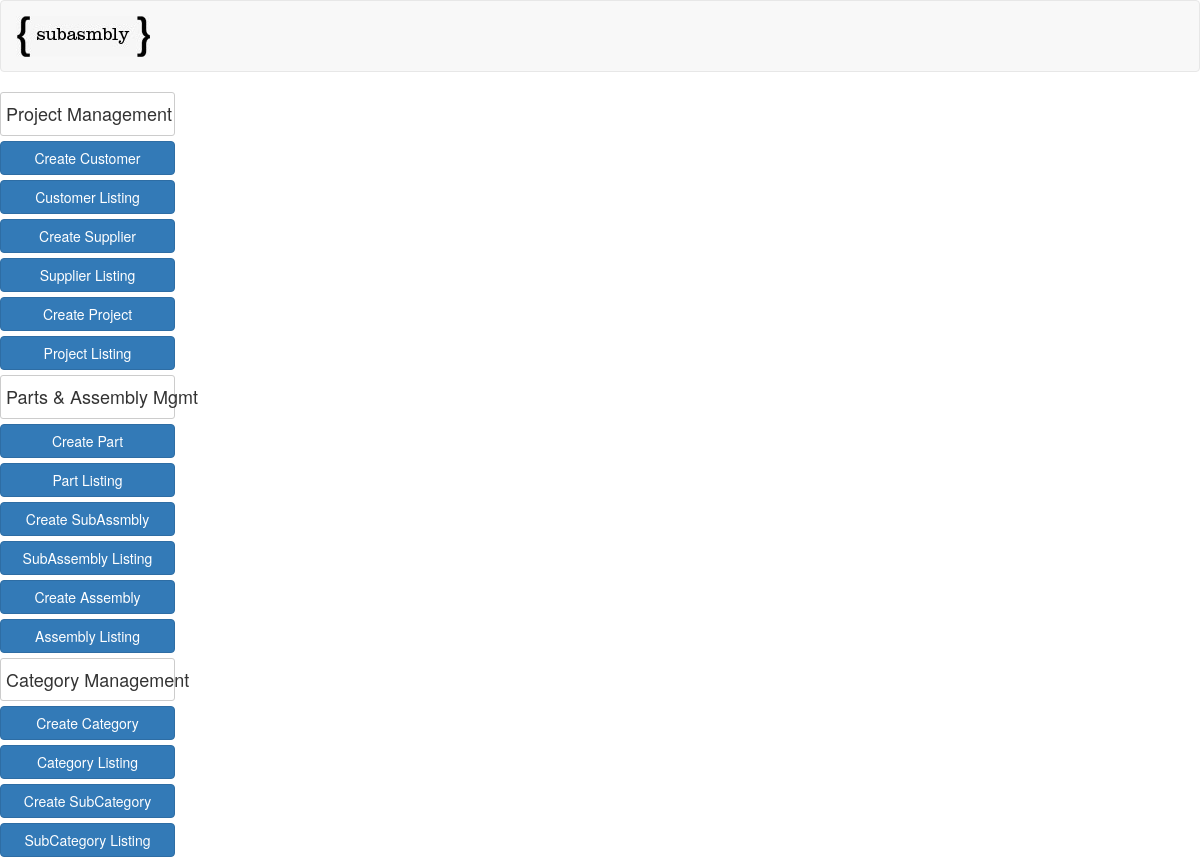
/project_list/, run on an earlier commit of the app's database.
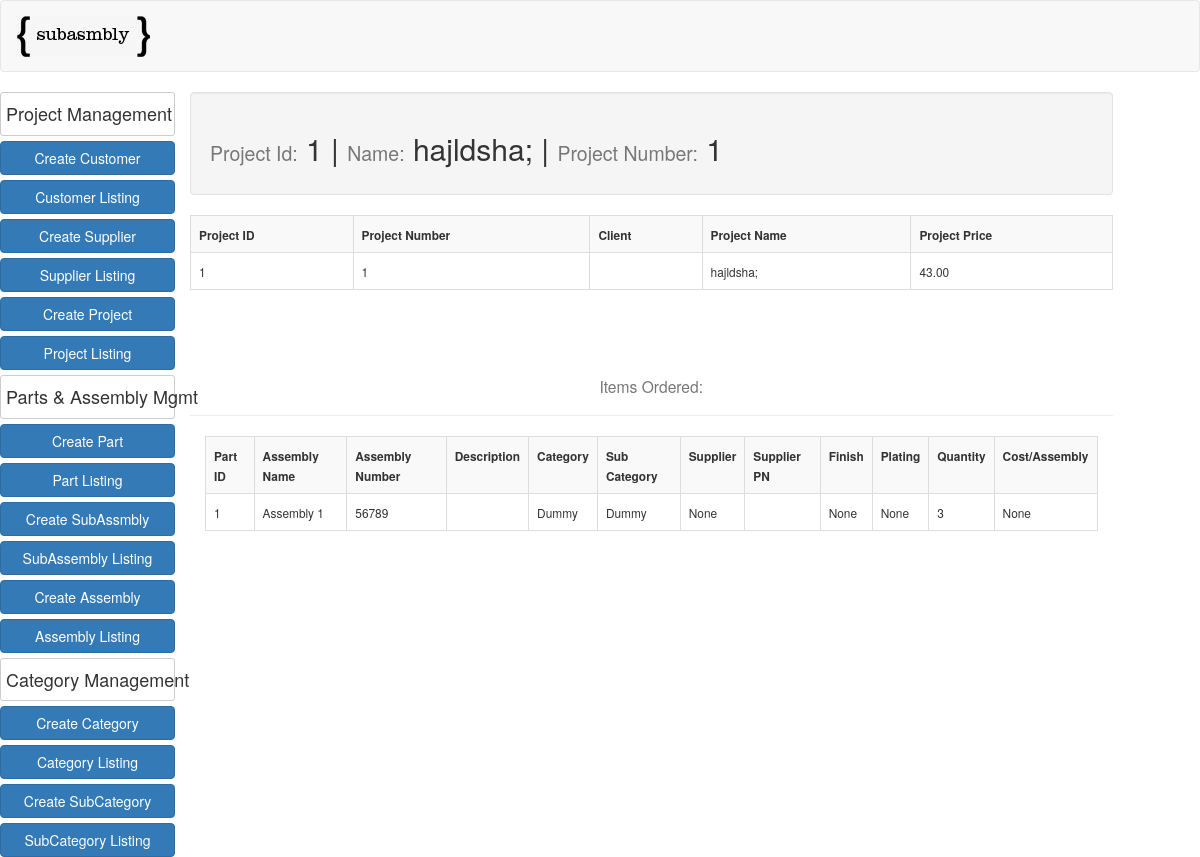
And on a later commit of the database.
### app/models.py (models this page shows, shortened)
class Project(models.Model):
    project_number = models.AutoField(primary_key=True)
    client = models.ForeignKey('app.Customer')
    project_name = models.CharField(max_length=50)
    price_per_project = models.DecimalField(max_digits=10, decimal_places=2, null=True, blank=True)
    shipping_address = models.TextField(null=True, blank=True)
    shipping_terms = models.ForeignKey(ShippingTerms, null=True, blank=True)
    expected_delivery = models.DateField(null=True, blank=True)

class ProjectQuantity(models.Model):
    assembly = models.ForeignKey('app.Assembly', null=True, blank=True)
    quantity = models.IntegerField()
    price_per_assembly = models.DecimalField(max_digits=10, decimal_places=2, null=True, blank=True)
    project = models.ForeignKey('app.Project', null=True, blank=True)

class Assembly(models.Model):
    assembly_name = models.CharField(max_length=50)
    assembly_part_number = models.CharField(max_length=50)
    description = models.CharField(max_length=50, null=True, blank=True)
    category = models.ForeignKey(Category, null=True, blank=True)
    sub_category = models.ForeignKey(SubCategory, null=True, blank=True)
    supplier = models.ForeignKey('app.Supplier', null=True, blank=True)
    supplier_pn = models.CharField(max_length=50, null=True, blank=True)
    finish = models.ForeignKey('app.FinishTable', null=True, blank=True)
    plating = models.ForeignKey('app.PlatingTable', null=True, blank=True)
    assembly_cost = models.DecimalField(max_digits=10, decimal_places=2, null=True, blank=True)
    notes = models.TextField(null=True, blank=True)
    cad_file = models.FileField(upload_to="cad_files", null=True, blank=True)

class Category(models.Model):
    category = models.CharField(max_length=30)
    def __str__(self):
        return self.category

class SubCategory(models.Model):
    category = models.ForeignKey(Category)
    subcategory = models.CharField(max_length=30)
    def __str__(self):
        return self.subcategory

### app/views.py (the view)
# urls.py: url(r'^project_list/$', ProjectListView.as_view(), name="project_list_view"),
class ProjectListView(ListView):
    model = Project
    def get_queryset(self):
        return Project.objects.all()

### app/models.py (called while the page is built)
    def __str__(self):
        return ""

### templates/app/project_list.html
{% extends "bom.html" %}
{% block content %}
{% for object in object_list %}
  <div class="row">
    <div class="col-md-12 well">
      <h2><small>Project Id:</small> {{object.pk}}  |  <small>Name:</small> {{object.project_name}}  |  <small>Project Number:</small> {{object.project_number}}</h2>
    </div>
    <table class="table table-striped table-bordered table-hover">
        <tr>
          <th><small>Project ID</small></th>
          <th><small>Project Number</small></th>
          <th><small>Client</small></th>
          <th><small>Project Name</small></th>
          <th><small>Project Price</small></th>
        </tr>
          <tr>
          <td><small>{{object.pk}}</small></td>
          <td><small>{{object.project_number}}</small></td>
          <td><small>{{object.client}}</small></td>
          <td><small>{{object.project_name}}</small></td>
          <td><small>{{object.price_per_project}}</small></td>
          </tr>
      </table>
    </div>
  <div class="row">
    <div class="col-md-12 page-header">
      <h3><small>Items Ordered:</small></h3>
    </div>
  </div>
  <table class="table table-striped table-bordered table-hover">
    <tr>
      <th><small>Part ID</small></th>
      <th><small>Assembly Name</small></th>
      <th><small>Assembly Number</small></th>
      <th><small>Description</small></th>
      <th><small>Category</small></th>
      <th><small>Sub Category</small></th>
      <th><small>Supplier</small></th>
      <th><small>Supplier PN</small></th>
      <th><small>Finish</small></th>
      <th><small>Plating</small></th>
      <th><small>Quantity</small></th>
      <th><small>Cost/Assembly</small></th>
    </tr>
    {% for assembly in object.projectquantity_set.all %}
    <tr>
      <td><small>{{assembly.assembly.pk}}</small></td>
      <td><small>{{assembly.assembly.assembly_name}}</small></td>
      <td><small>{{assembly.assembly.assembly_part_number}}</small></td>
      <td><small>{{assembly.assembly.description}}</small></td>
      <td><small>{{assembly.assembly.category}}</small></td>
      <td><small>{{assembly.assembly.sub_category}}</small></td>
      <td><small>{{assembly.assembly.supplier}}</small></td>
      <td><small>{{assembly.assembly.supplier_pn}}</small></td>
      <td><small>{{assembly.assembly.finish}}</small></td>
      <td><small>{{assembly.assembly.plating}}</small></td>
      <td><small>{{assembly.quantity}}</small></td>
      <td><small>{{assembly.assembly.assembly_cost}}</small></td>
    </tr>
    {% endfor %}
  </table>
</div>
{% endfor %}
</div>
{% endblock %}

### templates/bom.html (shortened to what this page needs)
{% load staticfiles %}
{% load bootstrap %}
<!DOCTYPE html>
<html>
  <head>
    <link rel="stylesheet" href="{% static "app/css/bootstrap.css" %}" media="screen" charset="utf-8">
    <link rel="stylesheet" href="{% static "app/css/main.css" %}" media="screen" charset="utf-8">
  </head>
  <body>
    <nav class="navbar navbar-default">
      <div class="container-fluid">
        <div class="navbar-header">
          <a class="navbar-brand" href="/"><img id="logo-sm" src="{% static 'app/images/logo_sm.jpg' %}" alt="{subasmbly} - Revision Control for Makers"/></a>
        </div>
      </div>
    </nav>
<div class="row">
    <div class="col-md-2">
      <div class="btn btn-default btn-xs btn-block"><h4>Project Management</h4></div>
      <a href="{% url 'create_customer_view' %}" type="button" class="btn btn-primary btn-block">Create Customer</a>
      <a href="{% url 'customer_list_view' %}" type="button" class="btn btn-primary btn-block">Customer Listing</a>
      <a href="{% url 'create_supplier_view' %}" type="button" class="btn btn-primary btn-block">Create Supplier</a>
      <a href="{% url 'supplier_list_view' %}" type="button" class="btn btn-primary btn-block">Supplier Listing</a>
      <a href="{% url 'create_project_view' %}" type="button" class="btn btn-primary btn-block">Create Project</a>
      <a href="{% url 'project_list_view' %}" type="button" class="btn btn-primary btn-block">Project Listing</a>
      <div class="btn btn-default btn-xs btn-block"><h4>Parts & Assembly Mgmt</h4></div>
      <a href="{% url 'create_part_view' %}" type="button" class="btn btn-primary btn-block">Create Part</a>
      <a href="{% url 'part_list_view' %}" type="button" class="btn btn-primary btn-block">Part Listing</a>
      <a href="{% url 'create_subassembly_view' %}" type="button" class="btn btn-primary btn-block">Create SubAssmbly</a>
      <a href="{% url 'subassembly_list_view' %}" type="button" class="btn btn-primary btn-block">SubAssembly Listing</a>
      <a href="{% url 'create_assembly_view' %}" type="button" class="btn btn-primary btn-block">Create Assembly</a>
      <a href="{% url 'assembly_list_view' %}" type="button" class="btn btn-primary btn-block">Assembly Listing</a>
      <div class="btn btn-default btn-xs btn-block"><h4>Category Management</h4></div>
      <a href="{% url 'create_category_view' %}" type="button" class="btn btn-primary btn-block">Create Category</a>
      <a href="{% url 'category_list_view' %}" type="button" class="btn btn-primary btn-block">Category Listing</a>
      <a href="{% url 'create_subcategory_view' %}" type="button" class="btn btn-primary btn-block">Create SubCategory</a>
      <a href="{% url 'subcategory_list_view' %}" type="button" class="btn btn-primary btn-block">SubCategory Listing</a>
    </div>
    <div class="col-md-9">
      {% block content %}{% endblock %}
    </div>
  </body>
</html>

### app/static/app/css/main.css (style rules this page uses)
nav { padding-bottom: 20px; }
H3 { text-align: center }

What changed in the data, as far as the page shows it:
added Project: pk "1", project_name "hajldsha;", project_number "1", price_per_project "43.00"
added ProjectQuantity: assembly.pk "1", assembly.assembly_name "Assembly 1", assembly.assembly_part_number "56789", assembly.category "Dummy", assembly.sub_category "Dummy", assembly.supplier "None", assembly.finish "None", assembly.plating "None", quantity "3", assembly.assembly_cost "None"
